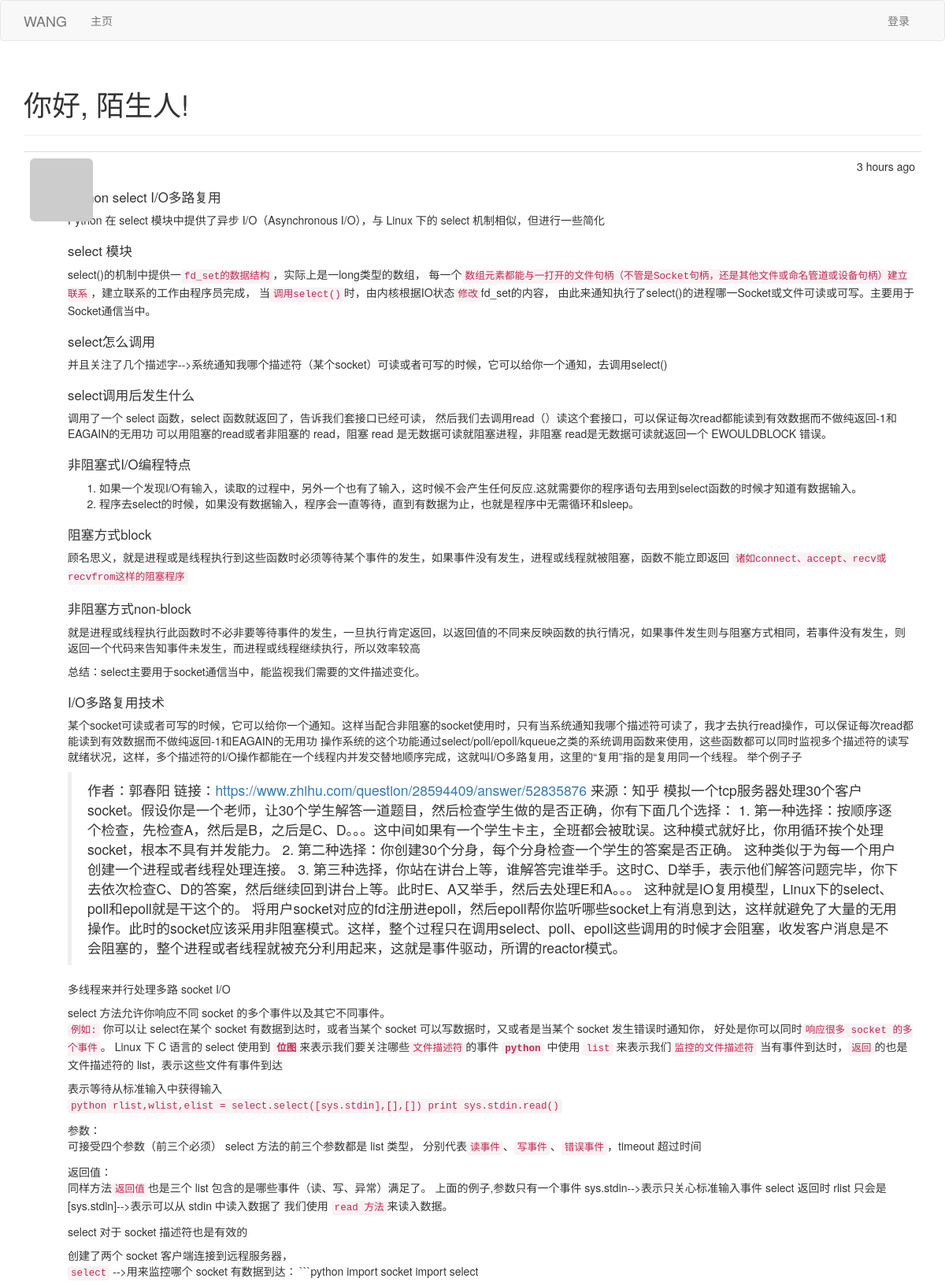
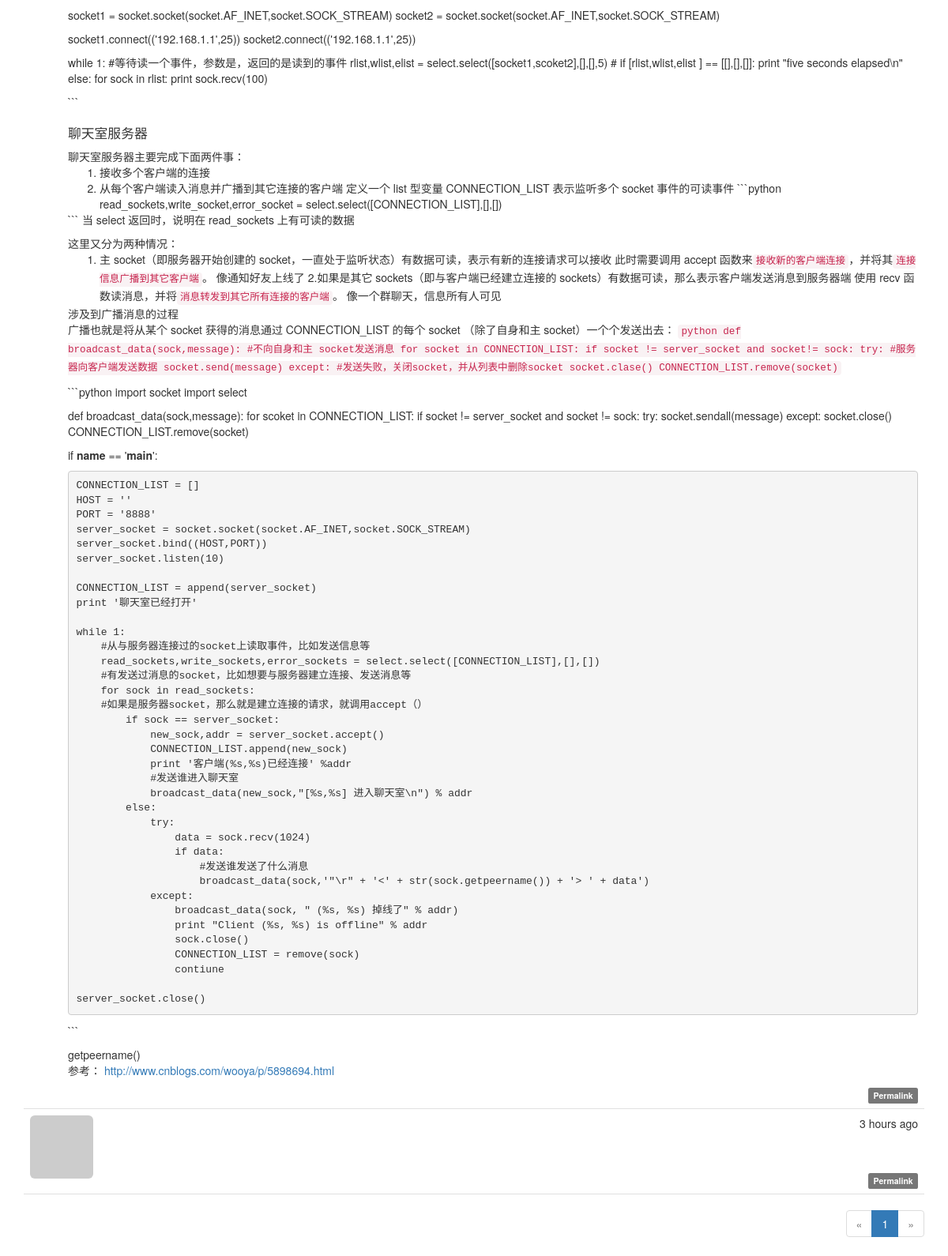
The page / on the database its author committed (2 pictures, top to bottom).
### app/models.py (models this page shows, shortened)
class Post(db.Model):
    __tablename__='posts'
    id=db.Column(db.Integer,primary_key=True)
    title = db.Column(db.Text)
    body=db.Column(db.Text)
    timestamp=db.Column(db.DateTime,index=True,default=datetime.utcnow)#时间戳
    author_id=db.Column(db.Integer,db.ForeignKey('users.id'))#作者ip
    body_html=db.Column(db.Text)

### app/main/views.py (the view)
@main.route('/', methods=['GET', 'POST'])
def index():
    form = PostForm()
    if current_user.can(Permission.WRITE_ARTICLES) and \
            form.validate_on_submit():
        post = Post(title = form.title.data,
        			body=form.body.data,
                    author=current_user._get_current_object())
        db.session.add(post)
        return redirect(url_for('.index'))
    page = request.args.get('page', 1, type=int)
    pagination = Post.query.order_by(Post.timestamp.desc()).paginate(
        page, per_page=current_app.config['FLASKY_POSTS_PER_PAGE'],
        error_out=False)
    posts = pagination.items
    return render_template('index.html', form=form, posts=posts,
                           pagination=pagination)

### app/auth/views.py (called while the page is built)
@auth.before_app_request#决定用户确认前可以做什么操作
def before_request():#允许未确认的用户登陆
    if current_user.is_authenticated:
        current_user.ping()
        if not current_user.confirmed \
                and request.endpoint[:5]!='auth.':
            return redirect(url_for('auth.unconfirmed'))#但是显示未登录的页面

### app/main/__init__.py (called while the page is built)
@main.app_context_processor#Permission类加入模版上下文
def inject_permissions():#上下文处理器，可让Permission变量在全局中可访问
	return dict(Permission=Permission)

### app/models.py (called while the page is built)
    def gravatar(self,size=100,default='identicon',rating='g'):
        if request.is_secure:
            url='https://secure.gravatar.com/avatar'
        else:
            url='http://www.gravatar.com/avatar'
        hash=self.avatar_hash or hashlib.md5(self.email.encode('utf-8')).hexdigest()
        return '{url}/{hash}?s={size}&d={default}&r={rating}'.format(
                url=url,hash=hash,size=size,default=default,rating=rating)

    def can(self,permissions):#未登录可以调用can(),is_administrator()
        return False

    def is_administrator(self):#但是没有任何的权限
        return False

### app/templates/index.html (shortened to what this page needs)
{% extends "base.html" %}
{% import "bootstrap/wtf.html" as wtf %}
{% import "_macros.html" as macros %}
{% block page_content %}
<div class="page-header">
    <h1>你好, {% if current_user.is_authenticated %}{{ current_user.username }}{% else %}陌生人{% endif %}!</h1>
</div>
{% include '_posts.html' %}
{% if pagination %}
<div class="pagination">
    {{ macros.pagination_widget(pagination, '.index') }}
</div>
{% endif %}
{% endblock %}

### app/templates/_posts.html (shortened to what this page needs)
<ul class="posts">
    {% for post in posts %}
    <li class="post">
        <div class="post-thumbnail">
            <a href="{{ url_for('.user', username=post.author.username) }}">
                <img class="img-rounded profile-thumbnail" src="{{ post.author.gravatar(size=40) }}">
            </a>
        </div>
        <div class="post-content">
            <div class="post-date">{{ moment(post.timestamp).fromNow() }}</div>
            <div class="post-author"><a href="{{ url_for('.user', username=post.author.username) }}">{{ post.author.username }}</a></div>
            <div class="post-body">
                {% if post.body_html %}
                    {{ post.body_html | safe }}
                {% else %}
                    {{ post.body }}
                {% endif %}
            </div>
            <div class="post-footer">
                <a href="{{ url_for('.post', id=post.id) }}">
                    <span class="label label-default">Permalink</span>
                </a>
            </div>
        </div>
    </li>
    {% endfor %}
</ul>

### app/static/styles.css (style rules this page uses)
.profile-thumbnail { position: absolute; }
ul.posts { list-style-type: none; padding: 0px; margin: 16px 0px 0px 0px; border-top: 1px solid #e0e0e0; }
ul.posts li.post { padding: 8px; border-bottom: 1px solid #e0e0e0; }
div.post-date { float: right; }
div.post-author { font-weight: bold; }
div.post-thumbnail { position: absolute; }
div.post-content { margin-left: 48px; min-height: 48px; }
div.post-footer { text-align: right; }
div.pagination { width: 100%; text-align: right; padding: 0px; margin: 0px; }
.post-body h1 { font-size: 140%; }
.post-body h3 { font-size: 120%; }

### rows shown on the page
Post: timestamp "3 hours ago", body_html "Python select I/O多路复用 Python 在 select 模块中提供了异步 I/O（Asynchronous I/O），与 Linux 下的 select 机制相似，但进行一些简化 select 模块 select()的机制中提供一 fd_set的数据结构 ，实际上是一long类型的数组， 每一个 数组元素都能与一打开的文件句柄（不管是Socket句柄，还是其他文件或命名管道或设备句柄）建立联系 ，建立联系的工作由程序员完成， 当 调用select() 时，由内核根据IO状态 修改 fd_set的内容， 由此来通知执行了select()的进程哪一Socket或文件可读或可写。主要用于Socket通信当中。 select怎么调用 并且关注了几个描述字-->系统通知我哪个描述符（某个socket）可读或者可写的时候，它可以给你一个通知，去调用select() select调用后发生什么 调用了一个 select 函数，select 函数就返回了，告诉我们套接口已经可读， 然后我们去调用read（）读这个套接口，可以保证每次read都能读到有效数据而不做纯返回-1和EAGAIN的无用功 可以用阻塞的read或者非阻塞的 read，阻塞 read 是无数据可读就阻塞进程，非阻塞 read是无数据可读就返回一个 EWOULDBLOCK 错误。 非阻塞式I/O编程特点 如果一个发现I/O有输入，读取的过程中，另外一个也有了输入，这时候不会产生任何反应.这就需要你的程序语句去用到select函数的时候才知道有数据输入。…"
Post: timestamp "3 hours ago"

### other values the page prints
{{ p }} "1"
